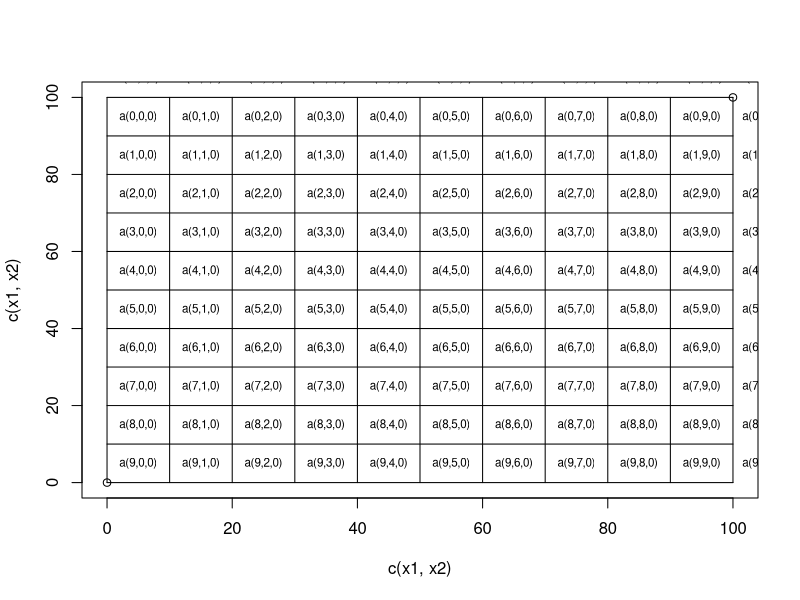

Write R code to recreate this figure.
x1=0
x2=100
del = 10

xx = seq(x1, x2, del)

print(xx)

plot(c(x1,x2), c(x1, x2))

for (x in xx){
  print(x)
  points(c(x,x), c(x1,x2), type='l')
}

for (x in xx){
  points(c(x1,x2), c(x,x), type='l')
}

j=0


for (x in xx){
  i=9
  for (y in xx){
    k=0
    aa = paste('a(',i,',',j,',',k,')', sep='')
    text(x+5,y+5,aa, cex=.7)
    i = i-1
  }
  j=j+1
}
